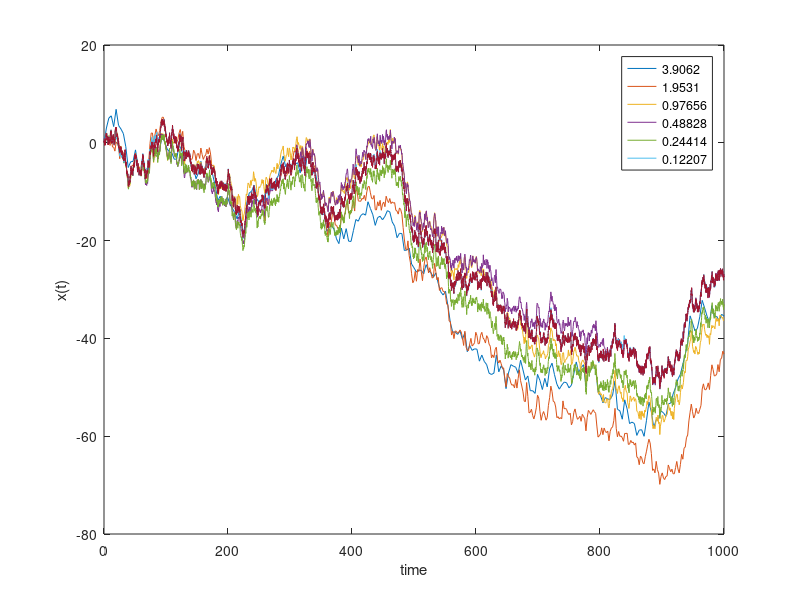

Source code (MATLAB):
%%%%% Homework 4 Part a (i) %%%%%%%%%
%%%%% author: Mingfu Liang %%%%%%%%
%%%%% date: 03/21/2019 %%%%%%%

nstepp=14;
nsteps=2^nstepp;
ntjmax=7;
tmax=1000;
variance=tmax/nsteps;
amp=0;
field=0;
g0=1;
K = (6435*pi)/(16384);
Delta_W_n =zeros(nstepp,nsteps); 
realization=randn(1,nsteps); 
x=zeros(ntjmax,nsteps);
Delta_W_n(1,:) = realization(1,:)*sqrt(variance); % for W_n_0

for k=2:7
    Delta_W_n(k,1:2^(nstepp-k+1)) = Delta_W_n(k-1,1:2:length(Delta_W_n(2,1:2^(nstepp-(k-1)+1)))-1)+ Delta_W_n(k-1,2:2:length(Delta_W_n(k-1,1:2^(nstepp-(k-1)+1))));
end

Standard_deviation_vec = zeros(ntjmax,1);
mean_vec = zeros(ntjmax,1);

for ntj = ntjmax:-1:1
        ntfactor=2^(ntj-1);
        nt=nsteps/ntfactor;
        dt(ntj)=tmax/nt;
        for i=1:nt
        x(ntj,i+1)=x(ntj,i)+dt(ntj)*(((cos(x(ntj,i))).^16)/K - 1/(2*pi))+g0*Delta_W_n(ntj,i);
        end
        mean_vec(ntj,1) = mean(x(ntj,:));
        Standard_deviation_vec(ntj,1) = std(x(ntj,:));
        plot(0:dt(ntj):tmax,x(ntj,1:nt+1));
        xlabel('time');
        ylabel('x(t)');
        hold on
end

legend(num2str(dt(ntjmax)),num2str(dt(ntjmax-1)),num2str(dt(ntjmax-2)),num2str(dt(ntjmax-3)),num2str(dt(ntjmax-4)),num2str(dt(ntjmax-5)));
